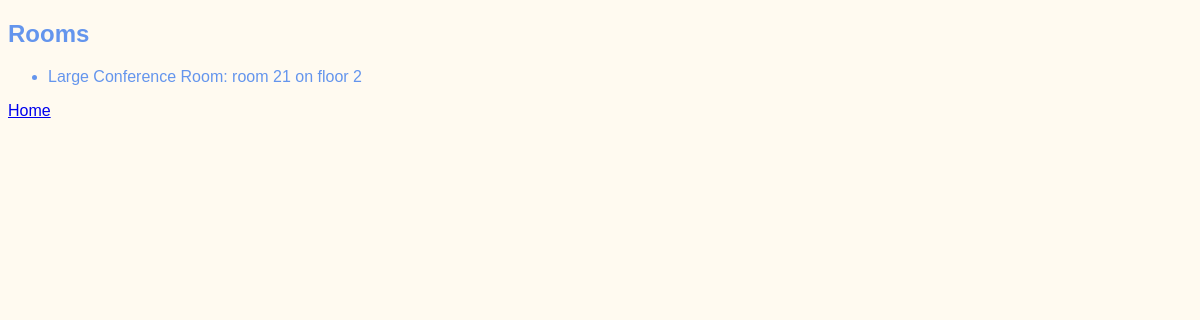
The page /meetings/rooms on the database as committed earlier.
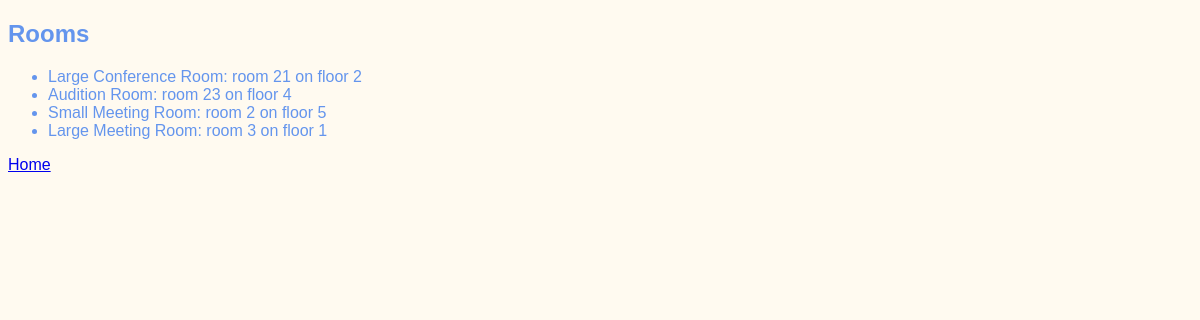
The same page on the database as committed later.
### meetings/models.py (models this page shows)
class Room(models.Model):
    name = models.CharField(max_length=50)
    floor_number = models.IntegerField()
    room_number = models.IntegerField()
    def __str__(self):
        return f"{self.name}: room {self.room_number} on floor {self.floor_number}"

### meetings/views.py (the view)
# urls.py: path('rooms', views.rooms_list, name="rooms"),
def rooms_list(request):
    return render(request, "meetings/rooms_list.html",
                  {"rooms": Room.objects.all()})

### meetings/templates/meetings/rooms_list.html (shortened to what this page needs)
{% extends "base.html" %}
{% block content %}
<body>
    <h2>Rooms</h2>
    <ul>
    {% for room in rooms %}
        <li>
            {{room}}
        </li>
    {% endfor %}
    </ul>
    <a href="{% url 'welcome' %}">Home</a>
{% endblock %}

### website/templates/base.html (shortened to what this page needs)
{% load static %}
<!DOCTYPE html>
<html lang="en">
<head>
    <link rel="stylesheet" href="{% static 'website/style.css' %}">
</head>
<body>
    {% block content %}
    {% endblock %}
</body>
</html>

### website/static/website/style.css (style rules this page uses)
body { font-family: sans-serif; color: cornflowerblue; background-color: floralwhite; }

Rows that differ between the two databases and show on the page:
added Room: name+room_number+floor_number "Audition Room: room 23 on floor 4"
added Room: name+room_number+floor_number "Small Meeting Room: room 2 on floor 5"
added Room: name+room_number+floor_number "Large Meeting Room: room 3 on floor 1"
